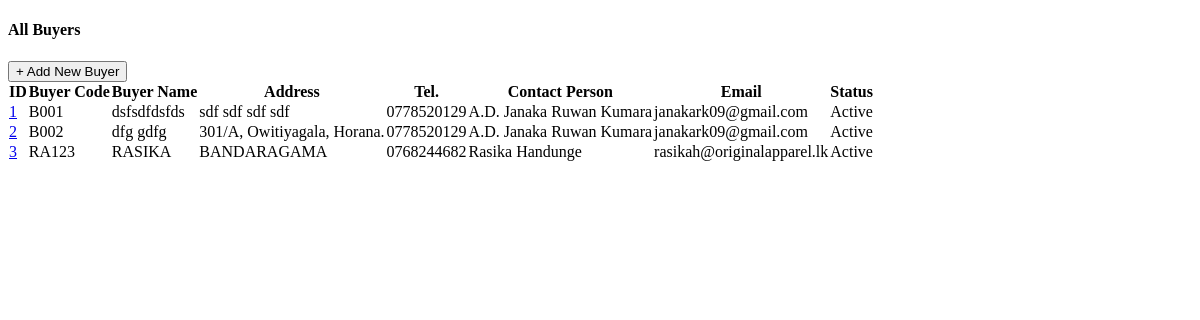
Page /pages/buyers_all_page.php on the earlier database version.
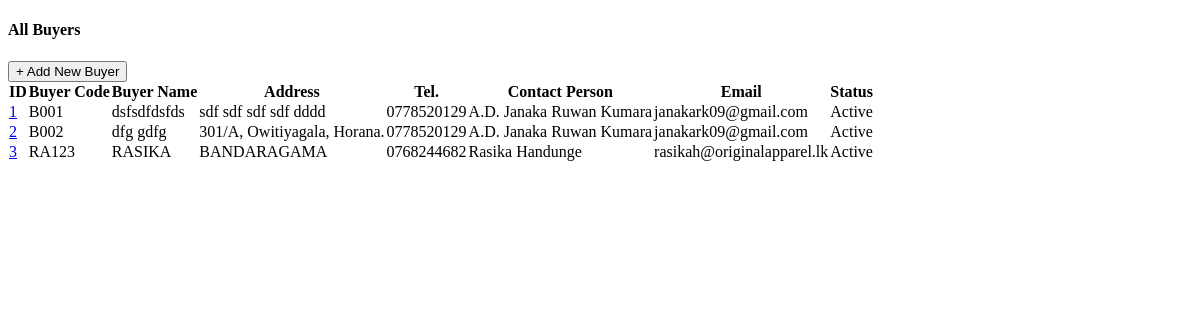
Same page on the later database version.
### tables this page shows
CREATE TABLE `buyer` (
  `buyerID` int(32) NOT NULL,
  `buyerCode` varchar(50) NOT NULL,
  `buyerName` varchar(100) NOT NULL,
  `address` varchar(150) DEFAULT NULL,
  `tel` varchar(15) DEFAULT NULL,
  `fax` varchar(15) DEFAULT NULL,
  `brNo` varchar(50) DEFAULT NULL,
  `vatNo` varchar(50) DEFAULT NULL,
  `contactPerson` varchar(50) DEFAULT NULL,
  `email` varchar(100) DEFAULT NULL,
  `status` varchar(20) NOT NULL,
  `createdDT` datetime NOT NULL DEFAULT current_timestamp(),
  `createdBy` int(32) NOT NULL,
  `modifiedBy` int(32) DEFAULT NULL,
  `modifiedDT` datetime DEFAULT NULL
);

### pages/buyers_all_page.php (the view, shortened to what this page needs)
<?php
	include "../includes/db-con.php";
	$sqlQuery="SELECT * FROM buyer";
	$returnDataSet=mysqli_query($conn,$sqlQuery);
 ?>
<!DOCTYPE html>
<html lang="en">
<head>
</head>
<body>
    <div class="d-flex justify-content-between mb-3">
        <h4>All Buyers</h4>
        <button type="submit" class="btn btn-primary me-2" name="btnAddBuy" onclick="window.location.href='home_page.php?activity=addbuyer'">+ Add New Buyer</button>
    </div>
    <div class="table-wrapper">
        <table class="table1" cellspacing="0">
        	<tr class="text-center">
            	<th>ID</th>
                <th>Buyer Code</th>
                <th>Buyer Name</th>
                <th>Address</th>
                <th>Tel.</th>
                <th>Contact Person</th>
                <th>Email</th>
                <th>Status</th>
            </tr>
            <?php
			while($result1=mysqli_fetch_assoc($returnDataSet))
			{
			?>
            <tr>
            	<td class="text-center"><a href="home_page.php?activity=editbuyer&selectedID=<?php echo $result1['buyerID']?>"><?php echo $result1['buyerID']?></a></td>
                <td><?php echo $result1['buyerCode']?></td>
                <td><?php echo $result1['buyerName']?></td>
                <td><?php echo $result1['address']?></td>
                <td><?php echo $result1['tel']?></td>
                <td><?php echo $result1['contactPerson']?></td>
                <td><?php echo $result1['email']?></td>
                <td><?php echo $result1['status']?></td>
            <tr>
            <?php
			}
			?>
        </table>
    </div>
</body>
</html>

Differences in the rows shown:
changed buyer "dsfsdfdsfds": address "sdf sdf sdf sdf" → "sdf sdf sdf sdf dddd"
